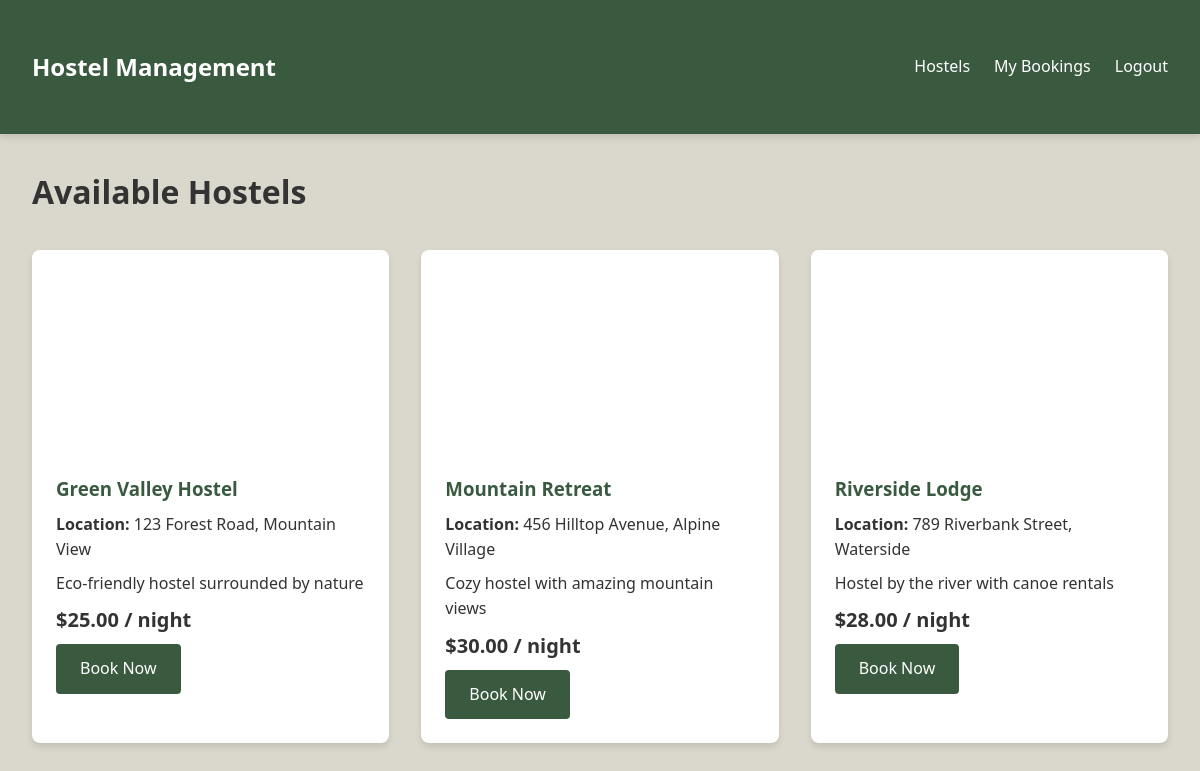
Screenshot of /hostel_world.php (signed in) with the database file from the repository.
### tables this page shows
CREATE TABLE IF NOT EXISTS hostels (
    id INT AUTO_INCREMENT PRIMARY KEY,
    name VARCHAR(100) NOT NULL,
    location VARCHAR(255) NOT NULL,
    description TEXT,
    price DECIMAL(10,2) NOT NULL,
    image_url VARCHAR(255),
    amenities TEXT,
    capacity INT,
    available_rooms INT,
    created_at TIMESTAMP DEFAULT CURRENT_TIMESTAMP,
    updated_at TIMESTAMP DEFAULT CURRENT_TIMESTAMP ON UPDATE CURRENT_TIMESTAMP
);

### hostel_world.php (the view, shortened to what this page needs)
<?php
require 'config.php';
$stmt = $pdo->query("SELECT * FROM hostels");
$hostels = $stmt->fetchAll();
?>
<!DOCTYPE html>
<html>
<head>
    <link rel="stylesheet" href="style.css">
</head>
<body>
    <header>
        <div class="container header-content">
            <div class="logo">Hostel Management</div>
            <nav>
                <ul>
                    <li><a href="hostel_world.php">Hostels</a></li>
                    <li><a href="my_bookings.php">My Bookings</a></li>
                    <li><a href="logout.php">Logout</a></li>
                </ul>
            </nav>
        </div>
    </header>
    <div class="container">
        <h1>Available Hostels</h1>
        <div class="hostel-grid">
            <?php foreach ($hostels as $hostel): ?>
            <div class="hostel-card">
                <div class="hostel-img" style="background-image: url('<?= htmlspecialchars($hostel['image_url']) ?>')"></div>
                <div class="hostel-info">
                    <h3><?= htmlspecialchars($hostel['name']) ?></h3>
                    <p><strong>Location:</strong> <?= htmlspecialchars($hostel['location']) ?></p>
                    <p><?= htmlspecialchars($hostel['description']) ?></p>
                    <p class="hostel-price">$<?= number_format($hostel['price'], 2) ?> / night</p>
                    <a href="book.php?id=<?= $hostel['id'] ?>" class="btn">Book Now</a>
                </div>
            </div>
            <?php endforeach; ?>
        </div>
    </div>
</body>
</html>

### style.css (style rules this page uses)
:root { --primary: #3a5a40; --secondary: #588157; --accent: #a3b18a; --light: #dad7cd; --dark: #344e41; --white: #ffffff; --black: #333333; --shadow: 0 4px 6px rgba(0, 0, 0, 0.1); }
* { margin: 0; padding: 0; box-sizing: border-box; font-family: 'Segoe UI', Tahoma, Geneva, Verdana, sans-serif; }
body { background-color: var(--light); color: var(--black); line-height: 1.6; min-height: 100vh; }
body::before { content: ''; position: fixed; top: 0; left: 0; width: 100%; height: 100%; background-image: url('https://images.unsplash.com/photo-1518562180175-34a163b1a9a9?ixlib=rb-1.2.1&auto=format&fit=crop&w=1350&q=80'); background-size: cover; background-position: center; opacity: 0.1; z-index: -1; }
.container { width: 100%; max-width: 1200px; margin: 0 auto; padding: 2rem; }
header { background-color: var(--primary); color: var(--white); padding: 1rem 0; box-shadow: var(--shadow); }
.header-content { display: flex; justify-content: space-between; align-items: center; }
.logo { font-size: 1.5rem; font-weight: bold; }
nav ul { display: flex; list-style: none; }
nav ul li { margin-left: 1.5rem; }
nav ul li a { color: var(--white); text-decoration: none; font-weight: 500; transition: all 0.3s ease; }
.btn { display: inline-block; background-color: var(--primary); color: var(--white); padding: 0.75rem 1.5rem; border: none; border-radius: 4px; cursor: pointer; font-size: 1rem; font-weight: 500; text-align: center; text-decoration: none; transition: all 0.3s ease; }
.hostel-grid { display: grid; grid-template-columns: repeat(auto-fill, minmax(300px, 1fr)); gap: 2rem; margin-top: 2rem; }
.hostel-card { background-color: var(--white); border-radius: 8px; overflow: hidden; box-shadow: var(--shadow); transition: all 0.3s ease; }
.hostel-img { height: 200px; background-size: cover; background-position: center; background-repeat: no-repeat; }
.hostel-info { padding: 1.5rem; }
.hostel-info h3 { color: var(--primary); margin-bottom: 0.5rem; }
.hostel-info p { margin-bottom: 0.5rem; color: var(--black); }
.hostel-price { font-weight: bold; color: var(--secondary); font-size: 1.25rem; }

### rows the page displays
hostels: name "Green Valley Hostel", location "123 Forest Road, Mountain View", description "Eco-friendly hostel surrounded by nature", price "25.00"
hostels: name "Mountain Retreat", location "456 Hilltop Avenue, Alpine Village", description "Cozy hostel with amazing mountain views", price "30.00"
hostels: name "Riverside Lodge", location "789 Riverbank Street, Waterside", description "Hostel by the river with canoe rentals", price "28.00"
